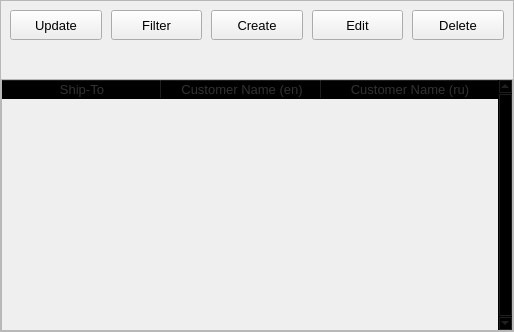
                              <widget class="QFrame" name="shipto_body_frame">
                               <property name="frameShape">
                                <enum>QFrame::StyledPanel</enum>
                               </property>
                               <property name="frameShadow">
                                <enum>QFrame::Raised</enum>
                               </property>
                               <layout class="QVBoxLayout" name="verticalLayout_24">
                                <property name="spacing">
                                 <number>0</number>
                                </property>
                                <property name="leftMargin">
                                 <number>0</number>
                                </property>
                                <property name="topMargin">
                                 <number>0</number>
                                </property>
                                <property name="rightMargin">
                                 <number>0</number>
                                </property>
                                <property name="bottomMargin">
                                 <number>0</number>
                                </property>
                                <item>
                                 <layout class="QGridLayout" name="gridLayout_6">
                                  <property name="leftMargin">
                                   <number>9</number>
                                  </property>
                                  <property name="topMargin">
                                   <number>9</number>
                                  </property>
                                  <property name="rightMargin">
                                   <number>9</number>
                                  </property>
                                  <property name="bottomMargin">
                                   <number>9</number>
                                  </property>
                                  <property name="spacing">
                                   <number>9</number>
                                  </property>
                                  <item row="0" column="2">
                                   <widget class="QPushButton" name="shipto_add_btn">
                                    <property name="minimumSize">
                                     <size>
                                      <width>0</width>
                                      <height>30</height>
                                     </size>
                                    </property>
                                    <property name="font">
                                     <font>
                                      <family>Segoe UI</family>
                                      <pointsize>10</pointsize>
                                     </font>
                                    </property>
                                    <property name="cursor">
                                     <cursorShape>PointingHandCursor</cursorShape>
                                    </property>
                                    <property name="text">
                                     <string>Create</string>
                                    </property>
                                    <property name="icon">
                                     <iconset resource="../resources.qrc">
                                      <normaloff>:/icons/images/icons/cil-user-follow.png</normaloff>:/icons/images/icons/cil-user-follow.png</iconset>
                                    </property>
                                   </widget>
                                  </item>
                                  <item row="0" column="3">
                                   <widget class="QPushButton" name="shipto_edit_btn">
                                    <property name="minimumSize">
                                     <size>
                                      <width>0</width>
                                      <height>30</height>
                                     </size>
                                    </property>
                                    <property name="font">
                                     <font>
                                      <family>Segoe UI</family>
                                      <pointsize>10</pointsize>
                                     </font>
                                    </property>
                                    <property name="cursor">
                                     <cursorShape>PointingHandCursor</cursorShape>
                                    </property>
                                    <property name="text">
                                     <string>Edit</string>
                                    </property>
                                    <property name="icon">
                                     <iconset resource="../resources.qrc">
                                      <normaloff>:/icons/images/icons/cil-user.png</normaloff>:/icons/images/icons/cil-user.png</iconset>
                                    </property>
                                   </widget>
                                  </item>
                                  <item row="0" column="0">
                                   <widget class="QPushButton" name="shipto_update_btn">
                                    <property name="minimumSize">
                                     <size>
                                      <width>0</width>
                                      <height>30</height>
                                     </size>
                                    </property>
                                    <property name="font">
                                     <font>
                                      <family>Segoe UI</family>
                                      <pointsize>10</pointsize>
                                     </font>
                                    </property>
                                    <property name="cursor">
                                     <cursorShape>PointingHandCursor</cursorShape>
                                    </property>
                                    <property name="text">
                                     <string>Update</string>
                                    </property>
                                    <property name="icon">
                                     <iconset resource="../resources.qrc">
                                      <normaloff>:/icons/images/icons/cil-reload.png</normaloff>:/icons/images/icons/cil-reload.png</iconset>
                                    </property>
                                   </widget>
                                  </item>
                                  <item row="0" column="4">
                                   <widget class="QPushButton" name="shipto_delete_btn">
                                    <property name="minimumSize">
                                     <size>
                                      <width>0</width>
                                      <height>30</height>
                                     </size>
                                    </property>
                                    <property name="font">
                                     <font>
                                      <family>Segoe UI</family>
                                      <pointsize>10</pointsize>
                                     </font>
                                    </property>
                                    <property name="cursor">
                                     <cursorShape>PointingHandCursor</cursorShape>
                                    </property>
                                    <property name="text">
                                     <string>Delete</string>
                                    </property>
                                    <property name="icon">
                                     <iconset resource="../resources.qrc">
                                      <normaloff>:/icons/images/icons/cil-user-unfollow.png</normaloff>:/icons/images/icons/cil-user-unfollow.png</iconset>
                                    </property>
                                   </widget>
                                  </item>
                                  <item row="0" column="1">
                                   <widget class="QPushButton" name="shipto_filter_btn">
                                    <property name="minimumSize">
                                     <size>
                                      <width>0</width>
                                      <height>30</height>
                                     </size>
                                    </property>
                                    <property name="font">
                                     <font>
                                      <pointsize>10</pointsize>
                                     </font>
                                    </property>
                                    <property name="cursor">
                                     <cursorShape>PointingHandCursor</cursorShape>
                                    </property>
                                    <property name="text">
                                     <string>Filter</string>
                                    </property>
                                    <property name="icon">
                                     <iconset resource="../resources.qrc">
                                      <normaloff>:/icons/images/icons/filter.svg</normaloff>:/icons/images/icons/filter.svg</iconset>
                                    </property>
                                   </widget>
                                  </item>
                                 </layout>
                                </item>
                                <item>
                                 <widget class="QFrame" name="frame_4">
                                  <property name="minimumSize">
                                   <size>
                                    <width>0</width>
                                    <height>30</height>
                                   </size>
                                  </property>
                                  <property name="font">
                                   <font>
                                    <pointsize>10</pointsize>
                                   </font>
                                  </property>
                                  <property name="frameShape">
                                   <enum>QFrame::NoFrame</enum>
                                  </property>
                                  <property name="frameShadow">
                                   <enum>QFrame::Plain</enum>
                                  </property>
                                  <layout class="QHBoxLayout" name="horizontalLayout_7">
                                   <property name="spacing">
                                    <number>2</number>
                                   </property>
                                   <property name="leftMargin">
                                    <number>2</number>
                                   </property>
                                   <property name="topMargin">
                                    <number>2</number>
                                   </property>
                                   <property name="rightMargin">
                                    <number>2</number>
                                   </property>
                                   <property name="bottomMargin">
                                    <number>2</number>
                                   </property>
                                   <item>
                                    <widget class="QLabel" name="shipto_error_lable">
                                     <property name="font">
                                      <font>
                                       <pointsize>10</pointsize>
                                      </font>
                                     </property>
                                     <property name="text">
                                      <string/>
                                     </property>
                                     <property name="alignment">
                                      <set>Qt::AlignCenter</set>
                                     </property>
                                    </widget>
                                   </item>
                                  </layout>
                                 </widget>
                                </item>
                                <item>
                                 <widget class="QFrame" name="shipto_frame_table">
                                  <property name="frameShape">
                                   <enum>QFrame::StyledPanel</enum>
                                  </property>
                                  <property name="frameShadow">
                                   <enum>QFrame::Raised</enum>
                                  </property>
                                  <layout class="QHBoxLayout" name="horizontalLayout_10">
                                   <property name="spacing">
                                    <number>0</number>
                                   </property>
                                   <property name="leftMargin">
                                    <number>0</number>
                                   </property>
                                   <property name="topMargin">
                                    <number>0</number>
                                   </property>
                                   <property name="rightMargin">
                                    <number>0</number>
                                   </property>
                                   <property name="bottomMargin">
                                    <number>0</number>
                                   </property>
                                   <item>
                                    <widget class="QTableWidget" name="shipto_table">
                                     <property name="sizePolicy">
                                      <sizepolicy hsizetype="Expanding" vsizetype="Expanding">
                                       <horstretch>0</horstretch>
                                       <verstretch>0</verstretch>
                                      </sizepolicy>
                                     </property>
                                     <property name="minimumSize">
                                      <size>
                                       <width>510</width>
                                       <height>250</height>
                                      </size>
                                     </property>
                                     <property name="palette">
                                      <palette>
                                       <active>
                                        <colorrole role="WindowText">
                                         <brush brushstyle="SolidPattern">
                                          <color alpha="255">
                                           <red>51</red>
                                           <green>51</green>
                                           <blue>51</blue>
                                          </color>
                                         </brush>
                                        </colorrole>
                                        <colorrole role="Button">
                                         <brush brushstyle="SolidPattern">
                                          <color alpha="0">
                                           <red>0</red>
                                           <green>0</green>
                                           <blue>0</blue>
                                          </color>
                                         </brush>
                                        </colorrole>
                                        <colorrole role="Text">
                                         <brush brushstyle="SolidPattern">
                                          <color alpha="255">
                                           <red>51</red>
                                           <green>51</green>
                                           <blue>51</blue>
                                          </color>
                                         </brush>
                                        </colorrole>
                                        <colorrole role="ButtonText">
                                         <brush brushstyle="SolidPattern">
                                          <color alpha="255">
                                           <red>51</red>
                                           <green>51</green>
                                           <blue>51</blue>
                                          </color>
                                         </brush>
                                        </colorrole>
                                        <colorrole role="Base">
                                         <brush brushstyle="NoBrush">
                                          <color alpha="255">
                                           <red>0</red>
                                           <green>0</green>
                                           <blue>0</blue>
                                          </color>
                                         </brush>
                                        </colorrole>
                                        <colorrole role="Window">
                                         <brush brushstyle="SolidPattern">
                                          <color alpha="0">
                                           <red>0</red>
                                           <green>0</green>
                                           <blue>0</blue>
                                          </color>
                                         </brush>
                                        </colorrole>
                                        <colorrole role="PlaceholderText">
                                         <brush brushstyle="SolidPattern">
                                          <color alpha="255">
                                           <red>51</red>
                                           <green>51</green>
                                           <blue>51</blue>
                                          </color>
                                         </brush>
                                        </colorrole>
                                       </active>
                                       <inactive>
                                        <colorrole role="WindowText">
                                         <brush brushstyle="SolidPattern">
                                          <color alpha="255">
                                           <red>51</red>
                                           <green>51</green>
                                           <blue>51</blue>
                                          </color>
                                         </brush>
                                        </colorrole>
                                        <colorrole role="Button">
                                         <brush brushstyle="SolidPattern">
                                          <color alpha="0">
                                           <red>0</red>
                                           <green>0</green>
                                           <blue>0</blue>
                                          </color>
                                         </brush>
                                        </colorrole>
                                        <colorrole role="Text">
                                         <brush brushstyle="SolidPattern">
                                          <color alpha="255">
                                           <red>51</red>
                                           <green>51</green>
                                           <blue>51</blue>
                                          </color>
                                         </brush>
                                        </colorrole>
                                        <colorrole role="ButtonText">
                                         <brush brushstyle="SolidPattern">
                                          <color alpha="255">
                                           <red>51</red>
                                           <green>51</green>
                                           <blue>51</blue>
                                          </color>
                                         </brush>
                                        </colorrole>
                                        <colorrole role="Base">
                                         <brush brushstyle="NoBrush">
                                          <color alpha="255">
                                           <red>0</red>
                                           <green>0</green>
                                           <blue>0</blue>
                                          </color>
                                         </brush>
                                        </colorrole>
                                        <colorrole role="Window">
                                         <brush brushstyle="SolidPattern">
                                          <color alpha="0">
                                           <red>0</red>
                                           <green>0</green>
                                           <blue>0</blue>
                                          </color>
                                         </brush>
                                        </colorrole>
                                        <colorrole role="PlaceholderText">
                                         <brush brushstyle="SolidPattern">
                                          <color alpha="255">
                                           <red>51</red>
                                           <green>51</green>
                                           <blue>51</blue>
                                          </color>
                                         </brush>
                                        </colorrole>
                                       </inactive>
                                       <disabled>
                                        <colorrole role="WindowText">
                                         <brush brushstyle="SolidPattern">
                                          <color alpha="255">
                                           <red>51</red>
                                           <green>51</green>
                                           <blue>51</blue>
                                          </color>
                                         </brush>
                                        </colorrole>
                                        <colorrole role="Button">
                                         <brush brushstyle="SolidPattern">
                                          <color alpha="0">
                                           <red>0</red>
                                           <green>0</green>
                                           <blue>0</blue>
                                          </color>
                                         </brush>
                                        </colorrole>
                                        <colorrole role="Text">
                                         <brush brushstyle="SolidPattern">
                                          <color alpha="255">
                                           <red>51</red>
                                           <green>51</green>
                                           <blue>51</blue>
                                          </color>
                                         </brush>
                                        </colorrole>
                                        <colorrole role="ButtonText">
                                         <brush brushstyle="SolidPattern">
                                          <color alpha="255">
                                           <red>51</red>
                                           <green>51</green>
                                           <blue>51</blue>
                                          </color>
                                         </brush>
                                        </colorrole>
                                        <colorrole role="Base">
                                         <brush brushstyle="NoBrush">
                                          <color alpha="255">
                                           <red>0</red>
                                           <green>0</green>
                                           <blue>0</blue>
                                          </color>
                                         </brush>
                                        </colorrole>
                                        <colorrole role="Window">
                                         <brush brushstyle="SolidPattern">
                                          <color alpha="0">
                                           <red>0</red>
                                           <green>0</green>
                                           <blue>0</blue>
                                          </color>
                                         </brush>
                                        </colorrole>
                                        <colorrole role="PlaceholderText">
                                         <brush brushstyle="SolidPattern">
                                          <color alpha="255">
                                           <red>51</red>
                                           <green>51</green>
                                           <blue>51</blue>
                                          </color>
                                         </brush>
                                        </colorrole>
                                       </disabled>
                                      </palette>
                                     </property>
                                     <property name="font">
                                      <font>
                                       <pointsize>10</pointsize>
                                      </font>
                                     </property>
                                     <property name="frameShape">
                                      <enum>QFrame::NoFrame</enum>
                                     </property>
                                     <property name="verticalScrollBarPolicy">
                                      <enum>Qt::ScrollBarAlwaysOn</enum>
                                     </property>
                                     <property name="sizeAdjustPolicy">
                                      <enum>QAbstractScrollArea::AdjustToContents</enum>
                                     </property>
                                     <property name="editTriggers">
                                      <set>QAbstractItemView::NoEditTriggers</set>
                                     </property>
                                     <property name="selectionMode">
                                      <enum>QAbstractItemView::SingleSelection</enum>
                                     </property>
                                     <property name="selectionBehavior">
                                      <enum>QAbstractItemView::SelectRows</enum>
                                     </property>
                                     <property name="showGrid">
                                      <bool>true</bool>
                                     </property>
                                     <property name="gridStyle">
                                      <enum>Qt::SolidLine</enum>
                                     </property>
                                     <property name="sortingEnabled">
                                      <bool>true</bool>
                                     </property>
                                     <property name="rowCount">
                                      <number>0</number>
                                     </property>
                                     <property name="columnCount">
                                      <number>3</number>
                                     </property>
                                     <attribute name="horizontalHeaderVisible">
                                      <bool>true</bool>
                                     </attribute>
                                     <attribute name="horizontalHeaderCascadingSectionResizes">
                                      <bool>true</bool>
                                     </attribute>
                                     <attribute name="horizontalHeaderDefaultSectionSize">
                                      <number>160</number>
                                     </attribute>
                                     <attribute name="horizontalHeaderStretchLastSection">
                                      <bool>true</bool>
                                     </attribute>
                                     <attribute name="verticalHeaderVisible">
                                      <bool>false</bool>
                                     </attribute>
                                     <attribute name="verticalHeaderCascadingSectionResizes">
                                      <bool>false</bool>
                                     </attribute>
                                     <attribute name="verticalHeaderHighlightSections">
                                      <bool>false</bool>
                                     </attribute>
                                     <attribute name="verticalHeaderStretchLastSection">
                                      <bool>false</bool>
                                     </attribute>
                                     <column>
                                      <property name="text">
                                       <string>Ship-To</string>
                                      </property>
                                      <property name="font">
                                       <font>
                                        <pointsize>10</pointsize>
                                       </font>
                                      </property>
                                     </column>
                                     <column>
                                      <property name="text">
                                       <string>Customer Name (en)</string>
                                      </property>
                                      <property name="font">
                                       <font>
                                        <pointsize>10</pointsize>
                                       </font>
                                      </property>
                                     </column>
                                     <column>
                                      <property name="text">
                                       <string>Customer Name (ru)</string>
                                      </property>
                                      <property name="font">
                                       <font>
                                        <pointsize>10</pointsize>
                                       </font>
                                      </property>
                                     </column>
                                    </widget>
                                   </item>
                                  </layout>
                                 </widget>
                                </item>
                               </layout>
                              </widget>
